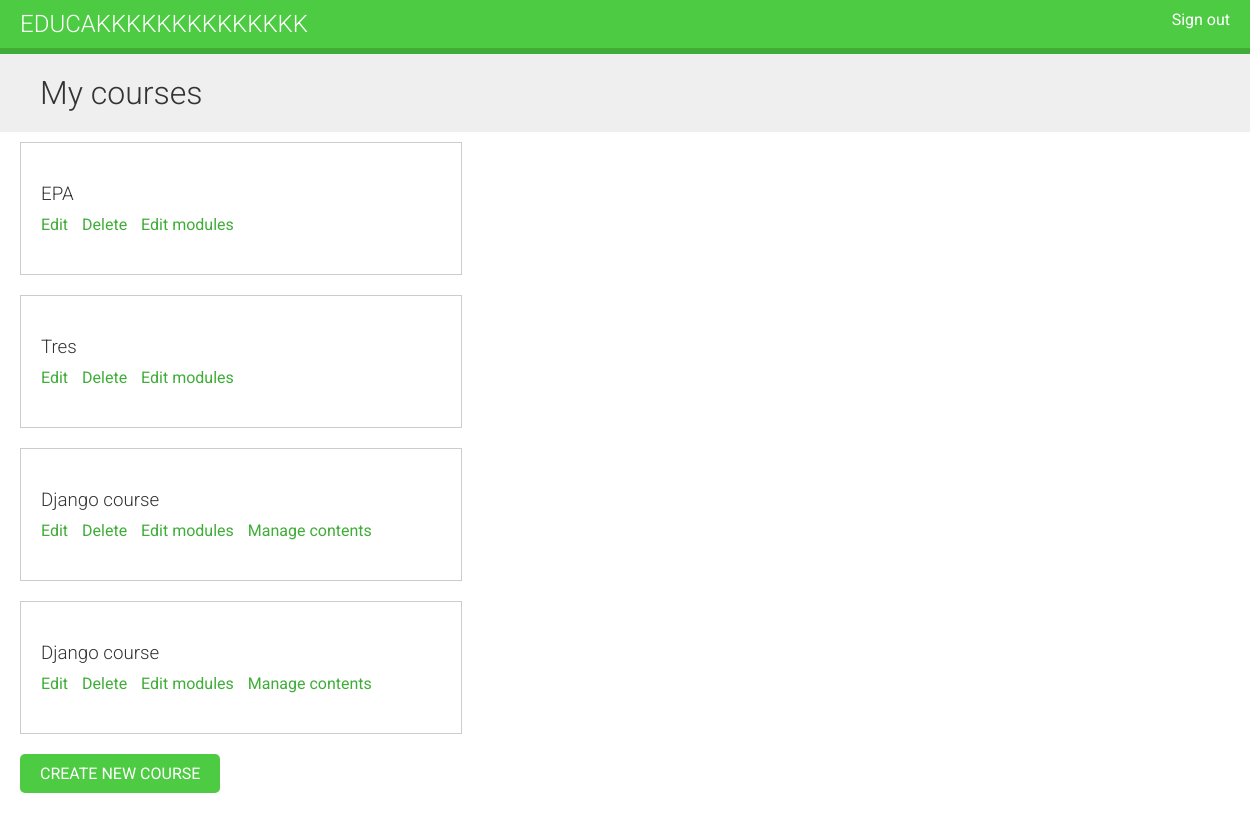
The page /course/mine/ (signed in) on the database its author committed.
### courses/models.py (models this page shows, shortened)
class Course(models.Model):
    owner = models.ForeignKey(User,
                              related_name='courses_created',
                              on_delete=models.CASCADE)
    subject = models.ForeignKey(Subject,
                                related_name='courses',
                                on_delete=models.CASCADE)
    title = models.CharField(max_length=200)
    slug = models.SlugField(max_length=200, unique=True)
    overview = models.TextField()
    created = models.DateTimeField(auto_now_add=True)
    students = models.ManyToManyField(User,
                                      related_name='courses_joined',
                                      blank=True)
    class Meta:
        ordering = ['-created']

### courses/views.py (the view)
class ManageCourseListView(OwnerCourseMixin, ListView):
    template_name = 'courses/manage/course/list.html'

### courses/views.py (called while the page is built)
    def get_queryset(self):
        qs = super(OwnerMixin, self).get_queryset()
        return qs.filter(owner=self.request.user)

### courses/templates/courses/manage/course/list.html (shortened to what this page needs)
{% extends "base.html" %}
{% block content %}
    <h1>My courses</h1>
    <div class="module">
        {% for course in object_list %}
            <div class="course-info">
                <h3>{{ course.title }}</h3>
                <p>
                    <a href="{% url "course_edit" course.id %}">Edit</a>
                    <a href="{% url "course_delete" course.id %}">Delete</a>
                    <a href="{% url "course_module_update" course.id %}">Edit modules</a>
                    {% if course.modules.count > 0 %}
                        <a href="{% url "module_content_list" course.modules.first.id %}">Manage contents</a>
                    {% endif %}
                </p>
            </div>
        {% empty %}
            <p>You haven't created any courses yet.</p>
        {% endfor %}
            <p>
                <a href="{% url "course_create" %}" class="button">Create new course</a>
            </p>
    </div>
{% endblock %}

### courses/static/css/base.css (style rules this page uses)
body { margin:0; font-family:'Roboto', sans-serif; font-weight:400; color:#333; }
a { color:#3fad37; text-decoration:none; }
h1, h2, h3, h4, h5, h6 { font-family:'Roboto', sans-serif; font-weight:300; }
h1 { background:#efefef; width:100%; overflow:auto; padding:20px 0 20px 40px; margin:0; }
.module { overflow:auto; }
.module h3 { margin:30px 0 0; padding:0; width:100%; }
.module p { margin:10px 0 20px; width:100%; float:left; }
.module { padding:10px 20px; float:left; }
input[type=submit], a.button { border-radius:5px; background:#4dcc43; color:#fff; font-size:16px; text-transform:uppercase; border:none; padding:10px 20px; margin:20px 0; }
.course-info { border:1px solid #ccc; padding:10px 20px 20px; width:400px; overflow:auto; margin-bottom:20px; }
.course-info a { margin-right:10px; }

### rows shown on the page
Course: title "EPA"
Course: title "Tres"
Course: title "Django course", shows "Manage contents"
Course: title "Django course", shows "Manage contents"
